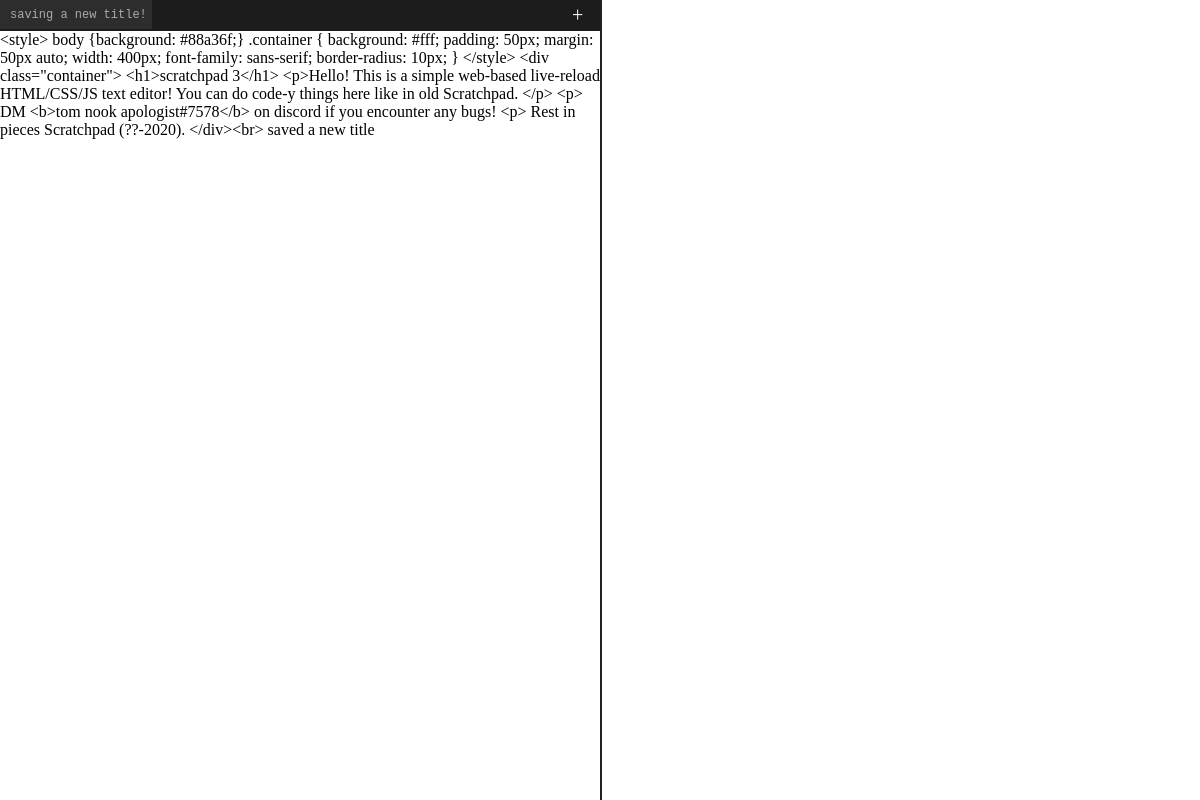
Screenshot of /redoppossum3e97e21c-04d6-4b1f-add2-38f93fcecfcb with the database file from the repository.
### tables this page shows
CREATE TABLE post (
  id INTEGER PRIMARY KEY AUTOINCREMENT,
  url_identifier TEXT NOT NULL,
  code_content TEXT NOT NULL,
  page_title TEXT NOT NULL
);

### scratchpad/post.py (the view)
@bp.route('/<url_identifier>')
def code_page(url_identifier):
    db = get_db()
    posts = db.execute(
        'SELECT * FROM post WHERE url_identifier = ?', (url_identifier,)
    ).fetchone()
    return render_template('base.html', post=posts[2], title=posts[3], rand_url=url_identifier)

### scratchpad/db.py (called while the page is built)
def get_db():
    if 'db' not in g:
        g.db = sqlite3.connect(
            current_app.config['DATABASE'],
            detect_types=sqlite3.PARSE_DECLTYPES
        )
        g.db.row_factory = sqlite3.Row
    return g.db

### scratchpad/templates/base.html (shortened to what this page needs)
<!DOCTYPE html>
<html lang="en">
<head>
</head>
<body>
<div id="navbar">
    <div id="title">{{ title }}</div>
    <div id="newpage">+</div>
</div>
<div id="editor-wrap">
    <div id="editor">
        {{ post }}
    </div>
</div>
<iframe id="preview"></iframe>
<link rel="stylesheet" href="{{ url_for('static', filename='scratchpad.css') }}">
</body>
</html>

### scratchpad/static/scratchpad.css (style rules this page uses)
#navbar { position: absolute; height: 31px; top: 0px; left: 0; right: 50%; background: #1c1c1c; color: #666666; transition: all 0.15s; -moz-transition: all 0.15s; -webkit-transition: all 0.15s; overflow: hidden; }
#navbar #title { display: inline-block; text-decoration: none; border: 0; color: #aaa; padding: 8px 5px 7px 10px; font-size: 12px; font-family: Monaco, Menlo, 'Ubuntu Mono', Consolas, source-code-pro, monospace; cursor: pointer; overflow: hidden; white-space: nowrap; }
#newpage { position: absolute; right: 0; width: 25px; height: 25px; padding: 3px; top: 0; color: white; cursor: pointer; z-index: 1; font-size: 20px; line-height: 25px; }

### scratchpad/templates/base.html (style rules this page uses)
#editor { position: absolute; top: 31px; bottom: 0; left: 0; width: 50%; z-index: 4; }
#preview { position: absolute; left: 50%; width: 50%; height: 100%; top: 0; z-index: 0; bottom: 0; right: 0; border: 0px; }

### rows the page displays
post: page_title "saving a new title!", code_content "<style> body {background: #88a36f;} .container { background: #fff; padding: 50px; margin: 50px auto; width: 400px; font-family: sans-serif; border-radius: 10px; } </style> <div class=\"container\"> <h1>scratchpad 3</h1> <p>Hello! This is a simple web-based live-reload HTML/CSS/JS text editor! You can do code-y things here like in old Scratchpad. </p> <p> DM <b>tom nook apologist#7578</b> on discord if you encounter any bugs! <p> Rest in pieces Scratchpad (??-2020). </div><br> saved a new title"
